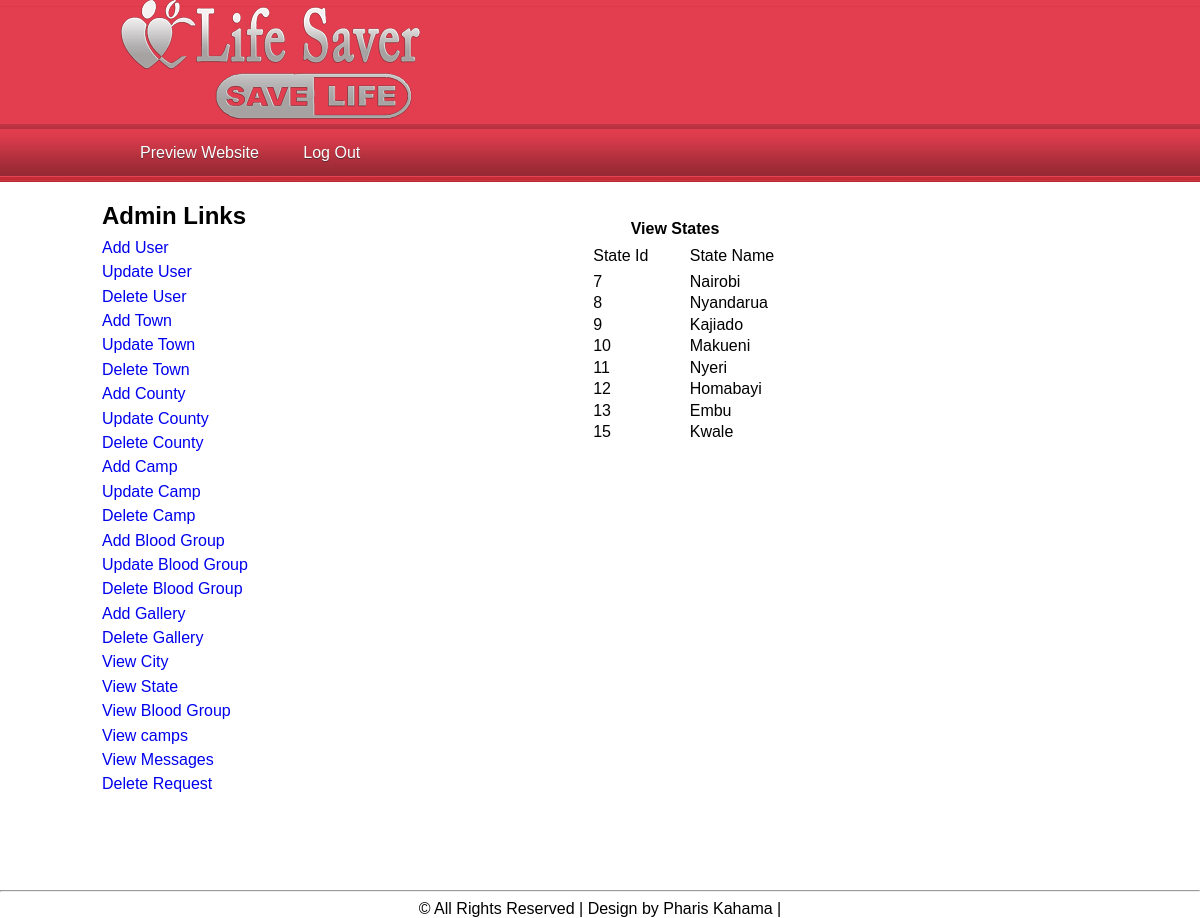
/Admin/viewstate.php (signed in), run on the app's committed database.
### tables this page shows
CREATE TABLE `state` (
  `state_id` int(100) NOT NULL,
  `state_name` varchar(100) NOT NULL
);

### Admin/viewstate.php (the view, shortened to what this page needs)
<!DOCTYPE html >
<html>
<head>
<link href="StyleSheet.css" rel="stylesheet" type="text/css" />
<link href="css/style.css" rel="stylesheet" type="text/css" media="all" />
</head>
<body>
<?php include('topbar.php'); ?>
    <center>
   <div style="width:1000px; height:700px;">
       <div style="width:200px; float:left;">
       <?php include('left.php'); ?>
       </div>
       <div style="width:800px;float:left">
<br /><br />
<?php include('function.php'); ?>
       <form method="post">
<table border="0" align="center" width="400px" height="30px">
<tr><td colspan="2" align="center" ><span style="font-weight: bolder; margin-left: -50px;"> View States</span> </td></tr>
<tr><td align="center" style="padding-top:5px;">
<table border="1" align="center" width="60%" height="200px" >
<tr><td style=" padding-left:10px">State Id </td><td style=" padding-left:10px">State Name</td></tr>
<tr><td>
<tr><td>
<?php
$cn=mysqli_connect("localhost","root","","bloodbank");
$s="select * from state";
	$result=mysqli_query($cn,$s);
	while($data=mysqli_fetch_array($result))
	{
				echo "<tr><td style=' padding-left:10px'>$data[0]</td><td style='padding-left:10px'>$data[1]</td></tr>";
		}
?>
</td></tr>
</table>
</table>
</form>
       </div>
   </div>
    </center>
<?php include('bottom.php'); ?>
</body>
</html>

### Admin/css/style.css (style rules this page uses)
html,body,div,span,applet,object,iframe,h1,h2,h3,h4,h5,h6,p,blockquote,pre,a,abbr,acronym,address,big,cite,code,del,dfn,em,img,ins,kbd,q,s,samp,small,strike,strong,sub,sup,tt,var,b,u,i,dl,dt,dd,ol,nav ul,nav li,fieldset,form,label,legend,table,caption,tbody,tfoot,thead,tr,th,td,article,aside,canvas,details,embed,figure,figcaption,footer,header,hgroup,menu,nav,output,ruby,section,summary,time,mark,audio,video { margin:0;padding:0;border:0;font-size:100%;font:inherit;vertical-align:baseline; }
body { font-family: Arial, Geneva,Helvetica, sans-serif; font-size: 100%; }

### data on the page
state: state_id "7", state_name "Nairobi"
state: state_id "8", state_name "Nyandarua"
state: state_id "9", state_name "Kajiado"
state: state_id "10", state_name "Makueni"
state: state_id "11", state_name "Nyeri"
state: state_id "12", state_name "Homabayi"
state: state_id "13", state_name "Embu"
state: state_id "15", state_name "Kwale"
